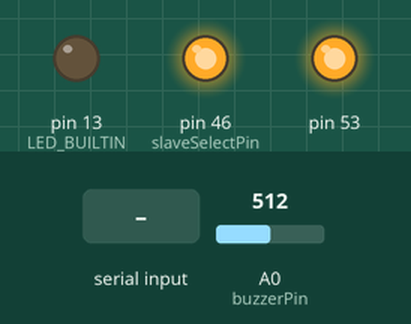
This sketch was run on a simulated Arduino Mega 2560, built with avr-gcc and run on an emulated ATmega2560. Parts: output pins drawn as LEDs (lit = HIGH). Inputs (shaded band) come from the test bench; at power-on: A0 (buzzerPin) = 512. What the sketch prints to the serial monitor is not drawn.

Above: at 1.2 s.
1.3 s: "1" received over Serial
At 2.4 s:
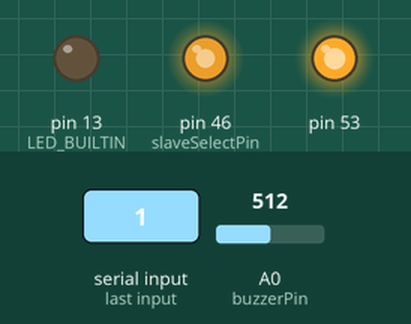
2.8 s: A0 (buzzerPin) set to 0
At 8.5 s:
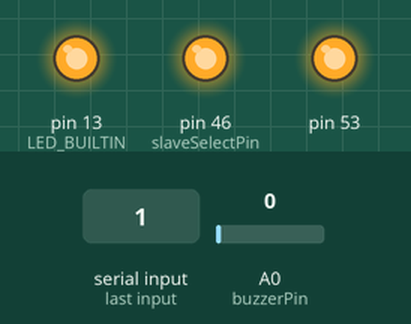
Timing chart, 0 to 10.0 s (numbered marks = the images above; inputs shaded):
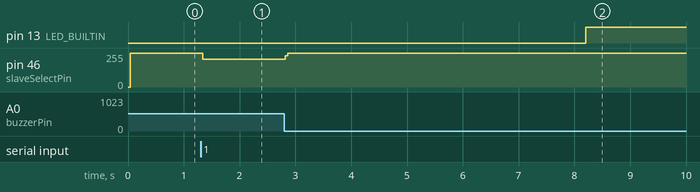

Measured:
- after the input at 1.3 s, pin 46 (slaveSelectPin): 255/255 → 209/255 at once
- after the input at 2.8 s, pin 13 (LED_BUILTIN): LOW → HIGH after 5.4 s; pin 46 (slaveSelectPin): 209/255 → 255/255 at once

The sketch:

Communication.ino
```cpp
#include <SPI.h>

#define MAX_INTERRUPT_TIME 100

const int slaveSelectPin = 46;
const int buzzerPin = A0;

int buzzer = 0;
int beeps = 0;
bool on = false;

double lastTime;
bool droneConnected = false;

void setup() {
  Serial.begin(9600);

  pinMode(slaveSelectPin, OUTPUT);
  pinMode(buzzerPin, INPUT);
  pinMode(LED_BUILTIN, OUTPUT);

  SPI.begin();

  lastTime = millis();

  //   Controller calibrates the middle at startup
  for (int i = 0; i < 4; i++) digitalPotWrite(i, 127);
}

void loop() {
  buzzer = analogRead(buzzerPin);

  if (buzzer > 400) on = true;

  if (buzzer == 0 && on) {
    switch (beeps) {
      case 0:
        digitalPotWrite(0, 0);
        delay(1000);
        break;
      case 1:
        delay(2000);
        digitalPotWrite(0, 255);
        break;
      case 2:
        delay(1000);
        digitalPotWrite(0, 0);
        break;
      case 3:
        delay(1000);
        droneConnected = true;
        Serial.write(' ');
    }
    beeps++;
    delay(100);
  }

  if (droneConnected && millis() - lastTime > MAX_INTERRUPT_TIME) {
    digitalPotWrite(0, 0);
    Serial.write(' ');
    digitalWrite(LED_BUILTIN, HIGH);
  } else {
    digitalWrite(LED_BUILTIN, LOW);
  }
}

void serialEvent() {
  // throttle min      0 max      255
  // pitch    backward 0 forward  255
  // roll     left     0 right    255
  // yaw      left     0 right    255

  if (droneConnected && Serial.available() == 4) {
    for (int i = 0; i < 4; i++) digitalPotWrite(i, Serial.read() + 127);
    Serial.write(' ');
    lastTime = millis();
  } else {
    for (int i = 1; i < 4; i++) digitalPotWrite(i, 127);
  }
}

void digitalPotWrite(int address, int value) {
  digitalWrite(slaveSelectPin, LOW);
  SPI.transfer(address);
  SPI.transfer(value);
  digitalWrite(slaveSelectPin, HIGH);
}
```
